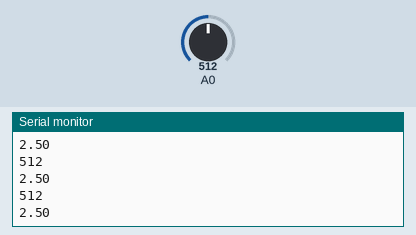
This sketch was run on a simulated Arduino Uno, built with avr-gcc and run on an emulated ATmega328P. Parts: the last lines printed to the serial monitor. The test bench sets the inputs (shaded band); at power-on: A0 = 512.

Above: at 1.2 s.
1.3 s: A0 set to 716
At 1.32 s:
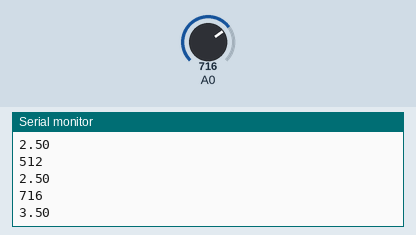
2.8 s: A0 set to 900
At 2.83 s:
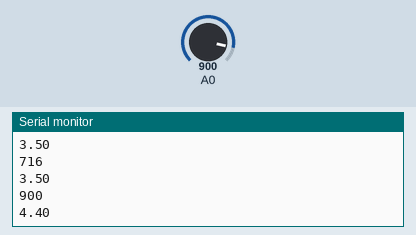
Timing chart, 0 to 5.8 s (numbered marks = the images above; inputs shaded):
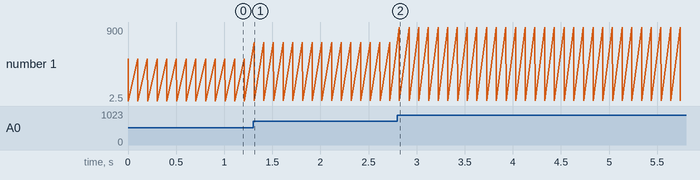

The sketch:

lectura_analogica_map_flotante.ino
```cpp
/*
  La función map() nativa, tiene la limitación de no operar con decimales, lo cual puede
  resultar inconveniente en algunos casos. En ellos podemos reescribir una función map()
  personalizada, que retorne un float en lugar de un int.
*/

int lectura;
// recordemos que el tipo de datos float nos permite setear variables que trabajen con coma flotante (decimales)
float lecturaMap;

float mapFlotante(float var, float vemin, float vemax, float vsmin, float vsmax) {
  return (var - vemin) * (vsmax - vsmin) / (vemax - vemin) + vsmin;
}

void setup() {
  Serial.begin(38400);
  pinMode(A0, INPUT);
}

void loop() {
  lectura = analogRead(A0);
  lecturaMap = mapFlotante(lectura, 0, 1023, 0, 5);
  Serial.println(lectura);
  Serial.println(lecturaMap);
  delay(100);
}
```

Measured:
- after the input at 1.3 s, the serial monitor: prints a new line at once (image 1)
- after the input at 2.8 s, the serial monitor: prints a new line at once (image 2)
- plotted number 1: 2.5 → 3.5 after the input at 1.3 s, 3.5 → 4.4 after the input at 2.8 s
